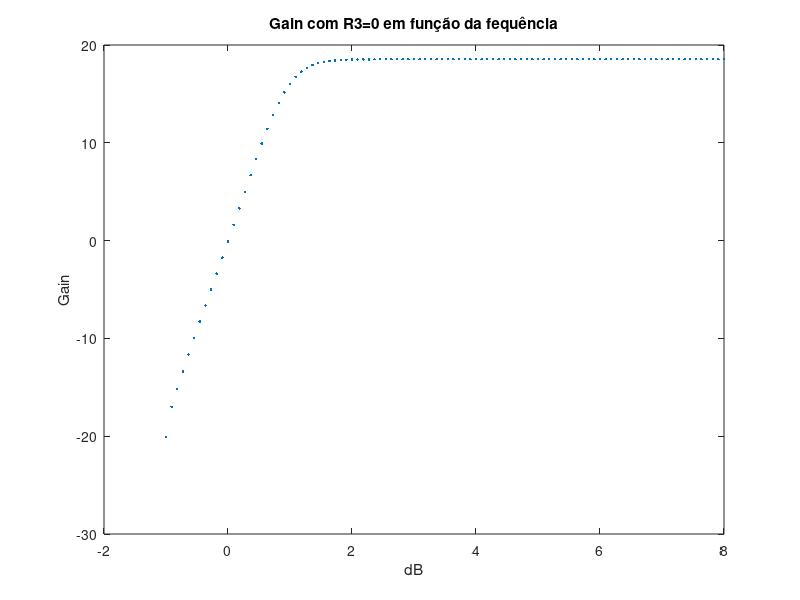
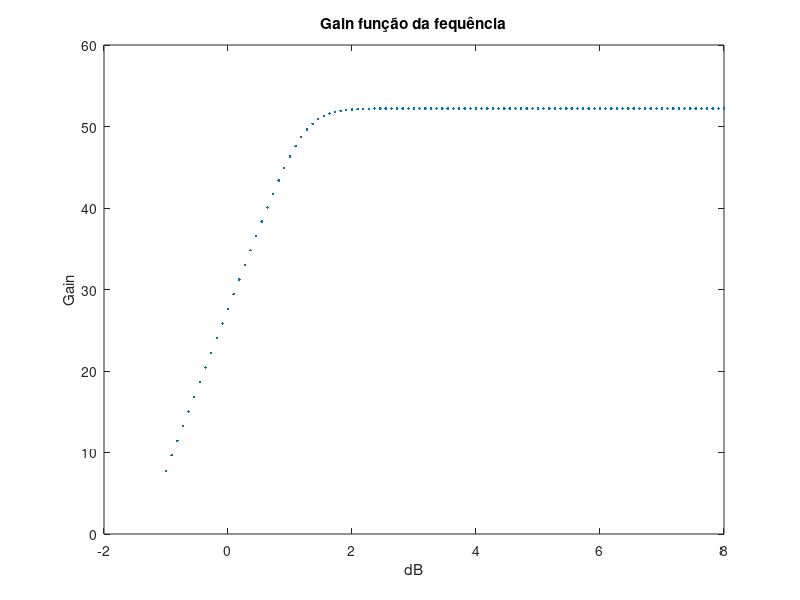

Here is the MATLAB script that generated these plots, in order:
%gain stage

VT=25e-3
BFN=178.7
VAFN=69.7
RE1=1015
C_in=365*10^(-6)

RC1=980
RB1=80000
RB2=20000
VBEON=0.7
VCC=12
RS=100

C=4390*10^(-6)
C2=2250*10^(-6)

l=0;

Rl=8;

f=logspace(-1,8,100);
for l = 1:length(f)
     %f=n*10^(k-1);

      int(l)=f(l);
      printf('%g\n',log10(int(l)))
      Zc=1/(i*2*pi*f(l)*C);
      Zc2=1/(i*2*pi*f(l)*C2);
      Zc_in=1/(i*2*pi*f(l)*C_in);

      %--
      RE1_vdd=1015;
      %--
      RB=1/(1/RB1+1/RB2);
      VEQ=RB2/(RB1+RB2)*VCC;
      IB1=(VEQ-VBEON)/(RB+(1+BFN)*RE1);
      IC1=BFN*IB1;
      IE1=(1+BFN)*IB1;
      VE1=RE1*IE1;
      VO1=VCC-RC1*IC1;
      VCE=VO1-VE1;
      
      %----
      RE1_vdd=1015;
      RE1=(1/RE1_vdd+1/Zc)^(-1);
      RS1=RS+Zc_in;
      %-----
      gm1=IC1/VT;
      rpi1=BFN/gm1;
      ro1=VAFN/IC1;
      
      AV1_normal = (RB/(RS1+RB))*RC1*(RE1-gm1*rpi1*ro1)/((ro1+RC1+RE1)*((1/RB+1/RS1)^(-1)+rpi1+RE1)+gm1*RE1*ro1*rpi1 - RE1^2);

      AV1simple = gm1*RC1/(1+gm1*RE1);

      RE1=0;
      %%RE1=Zc;
      AV1 = RC1*(RE1-gm1*rpi1*ro1)/((ro1+RC1+RE1)*(RB+rpi1+RE1)+gm1*RE1*ro1*rpi1 - RE1^2);
      AV1simple = gm1*RC1/(1+gm1*RE1);

        %----
      RE1_vdd=1015;
      RE1=(1/RE1_vdd+1/Zc)^(-1);
      %-----

      ZI1 = ((ro1+RC1+RE1)*(RB+rpi1+RE1)+gm1*RE1*ro1*rpi1 - RE1^2)/(ro1+RC1+RE1);

      ZX = ro1*((RB+rpi1)*RE1/(RB+rpi1+RE1))/(1/(1/ro1+1/(rpi1+RB)+1/RE1+gm1*rpi1/(rpi1+RB)));

      ZO1 = 1/(1/ZX+1/RC1);



      %ouput stage
      BFP = 227.3;
      VAFP = 37.2;
      RE2 = 2335;
      VEBON = 0.7;
      VI2 = VO1;
      IE2 = (VCC-VEBON-VI2)/RE2;
      IC2 = BFP/(BFP+1)*IE2;
      VO2 = VCC - RE2*IE2;


      gm2 = IC2/VT;
      go2 = IC2/VAFP;
      gpi2 = gm2/BFP;
      ge2 = 1/RE2;

      AV2 = gm2/(gm2+gpi2+go2+ge2);



      ZI2 = (gm2+gpi2+go2+ge2)/gpi2/(gpi2+go2+ge2);

      ZO2 = 1/(gm2+gpi2+go2+ge2);
      %condensador
      AV3=Rl/(Rl+Zc2);
      
      %--
      gain(l)=AV1*AV2*AV3;
      gain2(l)=AV1_normal*AV2;

endfor

iii=1
peakG=max(abs(real(gain2)))
while 20*log10(abs(real(gain2(iii)))) < (20*log10(peakG)-3)
iii++
endwhile 

fprintf ( fopen("Impedancias.tex", "w") , '\n $Z_{in output}$ & $Z_{out output}$ & $Z_{in gain}$ & $Z_{out gain}$ \n $Z_{in}$ & $Z_{out}$ \\\\ \n %g \\$Omega   & %g \\$Omega\\\\\n' , ZI2 , ZO2 , ZI1 , ZX)
fprintf ( fopen("Cutoff.tex", "w") , '\n min cut-off frequency \\\\ \n %g \\\\\n' , int(iii))

fprintf ( fopen("OP.tex", "w") , '\n V_{CE} & VEC \\\\ \n %g & %g\\\\\n' , VCE , VO2 )

figure(1)
plot(log10(int), 20*log10(gain) , ".");
title ("Gain com R3=0 em função da fequência");
xlabel ("dB");
ylabel ("Gain");

print("GAIN_Exprimental_R3_a_0", "-dpng");

figure(2)
plot(log10(int), 20*log10(gain2) , ".");
title ("Gain função da fequência");
xlabel ("dB");
ylabel ("Gain");
print("GAINVERDADEIRO", "-dpng");


